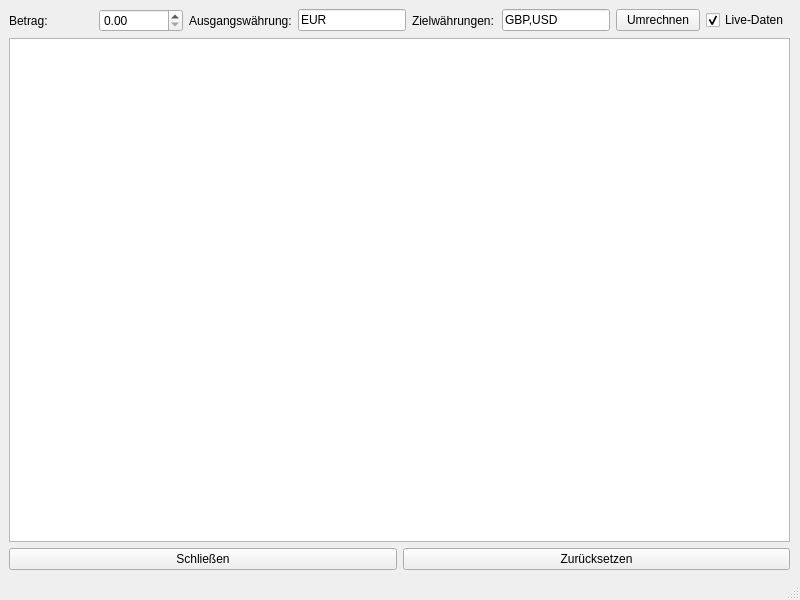
<?xml version="1.0" encoding="UTF-8"?>
<ui version="4.0">
 <class>MainWindow</class>
 <widget class="QMainWindow" name="MainWindow">
  <property name="geometry">
   <rect>
    <x>0</x>
    <y>0</y>
    <width>800</width>
    <height>600</height>
   </rect>
  </property>
  <property name="windowTitle">
   <string>Currency Converter</string>
  </property>
  <widget class="QWidget" name="centralwidget">
   <widget class="QWidget" name="verticalLayoutWidget">
    <property name="geometry">
     <rect>
      <x>9</x>
      <y>9</y>
      <width>781</width>
      <height>561</height>
     </rect>
    </property>
    <layout class="QVBoxLayout" name="verticalLayout">
     <item>
      <layout class="QHBoxLayout" name="input_row">
       <item>
        <widget class="QLabel" name="value_label">
         <property name="sizePolicy">
          <sizepolicy hsizetype="Expanding" vsizetype="Preferred">
           <horstretch>0</horstretch>
           <verstretch>0</verstretch>
          </sizepolicy>
         </property>
         <property name="text">
          <string>Betrag:</string>
         </property>
        </widget>
       </item>
       <item>
        <widget class="QDoubleSpinBox" name="value_input">
         <property name="sizePolicy">
          <sizepolicy hsizetype="Expanding" vsizetype="Fixed">
           <horstretch>0</horstretch>
           <verstretch>0</verstretch>
          </sizepolicy>
         </property>
         <property name="buttonSymbols">
          <enum>QAbstractSpinBox::UpDownArrows</enum>
         </property>
         <property name="correctionMode">
          <enum>QAbstractSpinBox::CorrectToNearestValue</enum>
         </property>
         <property name="minimum">
          <double>0.000000000000000</double>
         </property>
         <property name="maximum">
          <double>1000.000000000000000</double>
         </property>
         <property name="singleStep">
          <double>0.010000000000000</double>
         </property>
        </widget>
       </item>
       <item>
        <widget class="QLabel" name="from_currency_label">
         <property name="sizePolicy">
          <sizepolicy hsizetype="Expanding" vsizetype="Preferred">
           <horstretch>0</horstretch>
           <verstretch>0</verstretch>
          </sizepolicy>
         </property>
         <property name="text">
          <string>Ausgangswährung:</string>
         </property>
        </widget>
       </item>
       <item>
        <widget class="QLineEdit" name="from_currency_input">
         <property name="text">
          <string>EUR</string>
         </property>
         <property name="maxLength">
          <number>3</number>
         </property>
        </widget>
       </item>
       <item>
        <widget class="QLabel" name="to_currency_label">
         <property name="sizePolicy">
          <sizepolicy hsizetype="Expanding" vsizetype="Preferred">
           <horstretch>0</horstretch>
           <verstretch>0</verstretch>
          </sizepolicy>
         </property>
         <property name="text">
          <string>Zielwährungen:</string>
         </property>
        </widget>
       </item>
       <item>
        <widget class="QLineEdit" name="to_currency_input">
         <property name="text">
          <string>GBP,USD</string>
         </property>
        </widget>
       </item>
       <item>
        <widget class="QPushButton" name="convert_button">
         <property name="sizePolicy">
          <sizepolicy hsizetype="Expanding" vsizetype="Fixed">
           <horstretch>0</horstretch>
           <verstretch>0</verstretch>
          </sizepolicy>
         </property>
         <property name="text">
          <string>Umrechnen</string>
         </property>
        </widget>
       </item>
       <item>
        <widget class="QCheckBox" name="live_data">
         <property name="sizePolicy">
          <sizepolicy hsizetype="Expanding" vsizetype="Fixed">
           <horstretch>0</horstretch>
           <verstretch>0</verstretch>
          </sizepolicy>
         </property>
         <property name="text">
          <string>Live-Daten</string>
         </property>
         <property name="checked">
          <bool>true</bool>
         </property>
        </widget>
       </item>
      </layout>
     </item>
     <item>
      <widget class="QTextEdit" name="result_display">
       <property name="readOnly">
        <bool>true</bool>
       </property>
      </widget>
     </item>
     <item>
      <layout class="QHBoxLayout" name="button_row">
       <item>
        <widget class="QPushButton" name="exit_button">
         <property name="sizePolicy">
          <sizepolicy hsizetype="Expanding" vsizetype="Fixed">
           <horstretch>0</horstretch>
           <verstretch>0</verstretch>
          </sizepolicy>
         </property>
         <property name="text">
          <string>Schließen</string>
         </property>
        </widget>
       </item>
       <item>
        <widget class="QPushButton" name="reset_button">
         <property name="sizePolicy">
          <sizepolicy hsizetype="Expanding" vsizetype="Fixed">
           <horstretch>0</horstretch>
           <verstretch>0</verstretch>
          </sizepolicy>
         </property>
         <property name="text">
          <string>Zurücksetzen</string>
         </property>
        </widget>
       </item>
      </layout>
     </item>
    </layout>
   </widget>
  </widget>
  <widget class="QStatusBar" name="statusBar"/>
 </widget>
 <resources/>
 <connections/>
 <slots>
  <slot>use_live_data(int)</slot>
  <slot>convert()</slot>
 </slots>
</ui>
